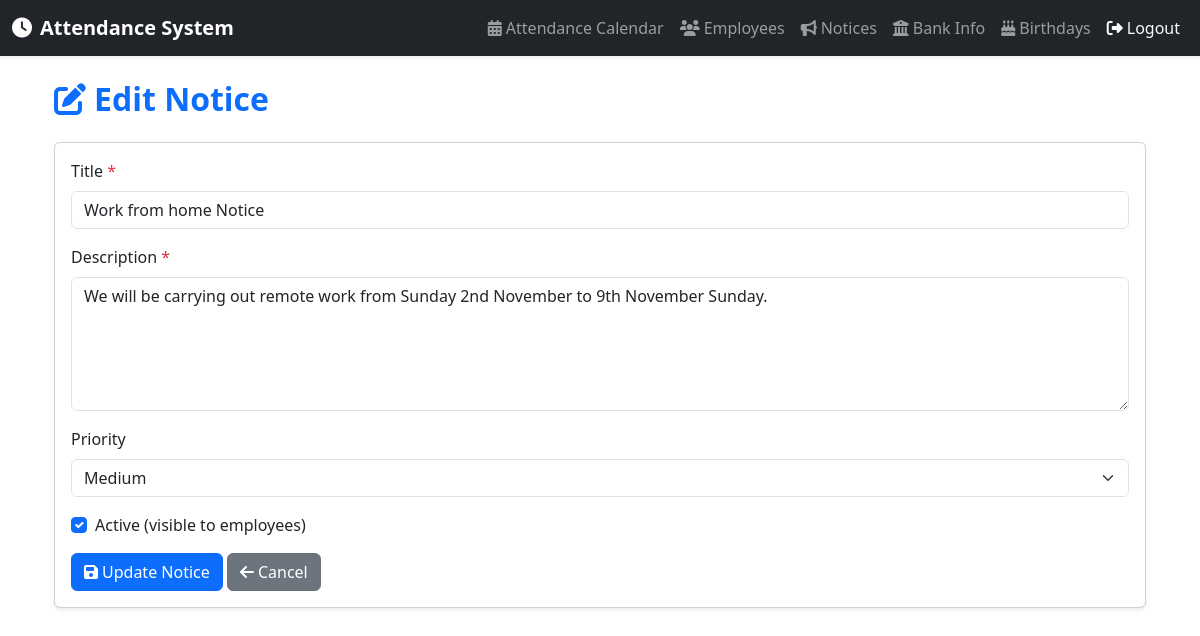
Screenshot of /edit-notice/1/ (signed in) with the database file from the repository.
### attendance/models.py (models this page shows, shortened)
class Notice(models.Model):
    PRIORITY_CHOICES = [
        ('low', 'Low'),
        ('medium', 'Medium'),
        ('high', 'High'),
        ('urgent', 'Urgent'),
    ]
    title = models.CharField(max_length=200)
    description = models.TextField()
    priority = models.CharField(max_length=10, choices=PRIORITY_CHOICES, default='medium')
    created_at = models.DateTimeField(auto_now_add=True)
    published_at = models.DateTimeField(default=timezone.now)
    is_active = models.BooleanField(default=True)
    created_by = models.ForeignKey(User, on_delete=models.SET_NULL, null=True, related_name='notices_created')
    class Meta:
        ordering = ['-published_at', '-created_at']

### attendance/views.py (the view, shortened to what this page needs)
# urls.py: path('edit-notice/<int:notice_id>/', views.edit_notice, name='edit_notice'),
@login_required
@user_passes_test(is_superuser)
def edit_notice(request, notice_id):
    notice = get_object_or_404(Notice, id=notice_id)
    return render(request, 'attendance/notice/edit_notice.html', {
        'notice': notice
    })

### attendance/views.py (called while the page is built)
def is_superuser(user):
    return user.is_superuser

### attendance/templates/attendance/notice/edit_notice.html (shortened to what this page needs)
{% extends 'attendance/base.html' %}
{% block content %}
<div class="container">
    <h2 class="mb-4 fw-bold text-primary"><i class="fas fa-edit me-2"></i>Edit Notice</h2>
    <div class="card shadow-sm">
        <div class="card-body">
            <form method="post">
                <div class="mb-3">
                    <label for="title" class="form-label">Title <span class="text-danger">*</span></label>
                    <input type="text" class="form-control" id="title" name="title" value="{{ notice.title }}" required maxlength="200">
                </div>
                <div class="mb-3">
                    <label for="description" class="form-label">Description <span class="text-danger">*</span></label>
                    <textarea class="form-control" id="description" name="description" rows="5" required>{{ notice.description }}</textarea>
                </div>
                <div class="mb-3">
                    <label for="priority" class="form-label">Priority</label>
                    <select class="form-select" id="priority" name="priority">
                        <option value="medium" {% if notice.priority == 'medium' %}selected{% endif %}>Medium</option>
                    </select>
                </div>
                <div class="form-check mb-3">
                    <input class="form-check-input" type="checkbox" id="is_active" name="is_active" {% if notice.is_active %}checked{% endif %}>
                    <label class="form-check-label" for="is_active">Active (visible to employees)</label>
                </div>
                <button type="submit" class="btn btn-primary"><i class="fas fa-save me-1"></i>Update Notice</button>
                <a href="{% url 'admin_notices' %}" class="btn btn-secondary"><i class="fas fa-arrow-left me-1"></i>Cancel</a>
            </form>
        </div>
    </div>
</div>
{% endblock %}

### attendance/templates/attendance/base.html (style rules this page uses)
body { min-height: 100vh; display: flex; flex-direction: column; }
.container { flex: 1; }

### rows the page displays
Notice: title "Work from home Notice", description "We will be carrying out remote work from Sunday 2nd November to 9th November Sunday.", priority "Medium", is_active "☑"
